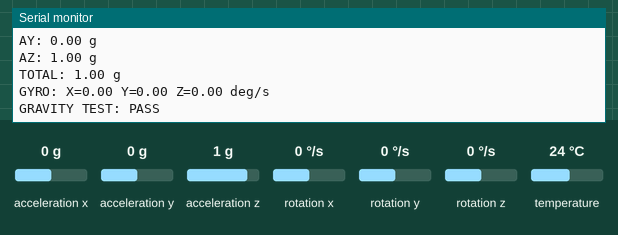
Bench run of a sketch on a simulated ESP32. Shown: the last lines printed to the serial monitor. Inputs (shaded band) come from the test bench; at power-on: acceleration x 0 g, acceleration y 0 g, acceleration z 1 g, rotation x 0 °/s, rotation y 0 °/s, rotation z 0 °/s, temperature 24 °C.

Above: at 2.7 s.
2.8 s: acceleration x set to -1.4 g
At 3.4 s:
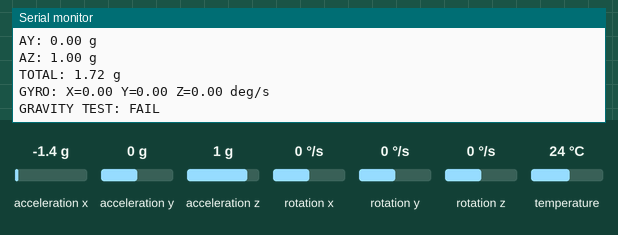
5.0 s: acceleration y set to -1.4 g
At 5.5 s:
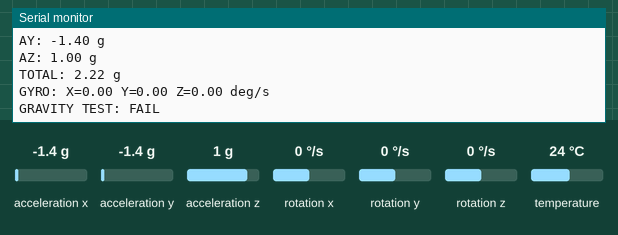
6.5 s: acceleration z set to -1.4 g
At 7.0 s:
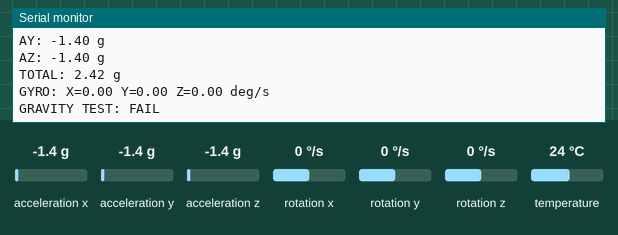
8.0 s: rotation x set to -192 °/s
At 8.5 s:
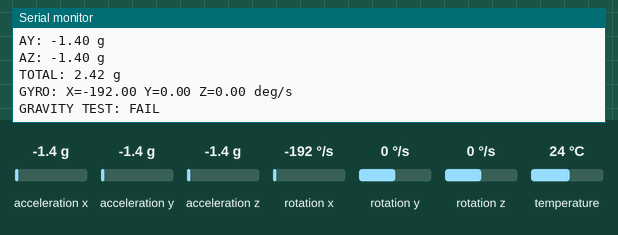
9.5 s: rotation y set to -192 °/s
At 10.0 s:
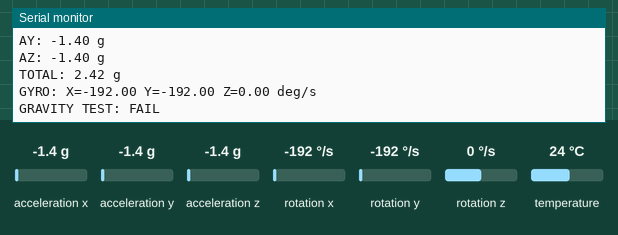
Timing chart, 0 to 12.0 s (numbered marks = the images above; inputs shaded):
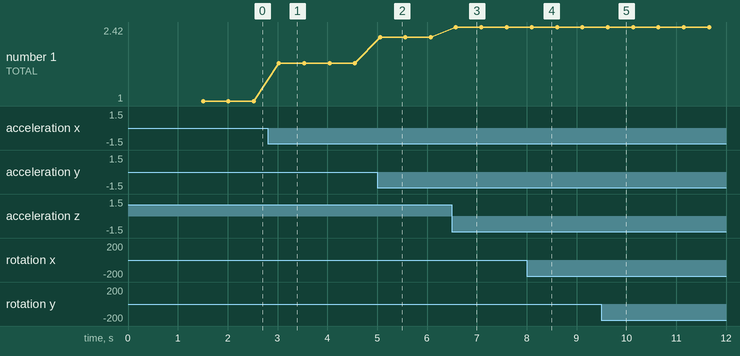

The sketch:

arduino_flex_test.ino
```cpp
#include <Arduino.h>
#include <Wire.h>
#include <Adafruit_MPU6050.h>
#include <Adafruit_Sensor.h>
#include <math.h>

#define SDA_PIN 21
#define SCL_PIN 22
#define MPU_ADDR 0x68

Adafruit_MPU6050 mpu;

void setup() {
  Serial.begin(115200);
  delay(1500);

  Wire.begin(SDA_PIN, SCL_PIN);
  Wire.setClock(50000);

  Serial.println();
  Serial.println("MPU6050 HEALTH TEST");

  if (!mpu.begin(MPU_ADDR, &Wire)) {
    Serial.println("FAILED: MPU6050 not detected");
    while (true) delay(1000);
  }

  mpu.setAccelerometerRange(
    MPU6050_RANGE_8_G
  );

  mpu.setGyroRange(
    MPU6050_RANGE_500_DEG
  );

  mpu.setFilterBandwidth(
    MPU6050_BAND_21_HZ
  );

  Serial.println("Sensor connected.");
  Serial.println("Place sensor still on a table.");
}

void loop() {
  sensors_event_t a, g, temp;

  if (!mpu.getEvent(&a, &g, &temp)) {
    Serial.println("READ FAILED");
    delay(500);
    return;
  }

  float ax = a.acceleration.x / 9.80665f;
  float ay = a.acceleration.y / 9.80665f;
  float az = a.acceleration.z / 9.80665f;

  float total = sqrtf(
    ax * ax + ay * ay + az * az
  );

  float gx = g.gyro.x * RAD_TO_DEG;
  float gy = g.gyro.y * RAD_TO_DEG;
  float gz = g.gyro.z * RAD_TO_DEG;

  Serial.println("----------------------");

  Serial.printf("AX: %.2f g\n", ax);
  Serial.printf("AY: %.2f g\n", ay);
  Serial.printf("AZ: %.2f g\n", az);

  Serial.printf("TOTAL: %.2f g\n", total);

  Serial.printf(
    "GYRO: X=%.2f Y=%.2f Z=%.2f deg/s\n",
    gx, gy, gz
  );

  if (total >= 0.85f && total <= 1.15f) {
    Serial.println("GRAVITY TEST: PASS");
  } else {
    Serial.println("GRAVITY TEST: FAIL");
  }

  delay(500);
}
```

Measured:
- after the input at 2.8 s, the serial monitor: prints a new line after 0.23 s (image 1)
- after the input at 5.0 s, the serial monitor: prints a new line after 0.06 s (image 2)
- after the input at 6.5 s, the serial monitor: prints a new line after 0.08 s (image 3)
- after the input at 8.0 s, the serial monitor: prints a new line after 0.10 s (image 4)
- after the input at 9.5 s, the serial monitor: prints a new line after 0.13 s (image 5)
- plotted number 1: 1 → 1.72 after the input at 2.8 s, 1.72 → 2.22 after the input at 5.0 s, 2.22 → 2.42 after the input at 6.5 s
